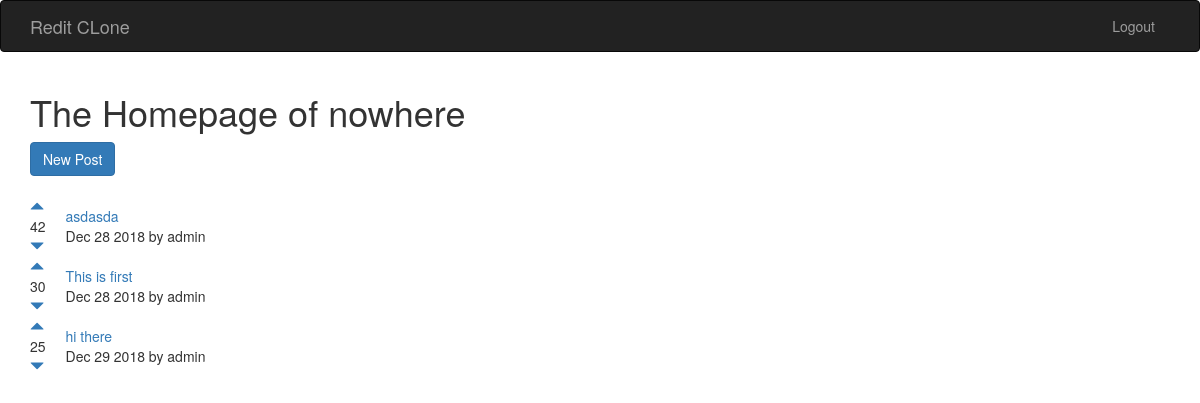
The app's page / (signed in) with its own data.
### posts/models.py (models this page shows)
class Post(models.Model):
    title = models.CharField(max_length=200)
    url = models.TextField()
    pub_date = models.DateTimeField()
    author = models.ForeignKey(User)
    votes_total = models.IntegerField(default=1)
    def pub_date_pretty(self):
        return self.pub_date.strftime('%b %e %Y')

### posts/views.py (the view)
# urls.py: 2. Add a URL to urlpatterns:  url(r'^$', views.home, name='home')
def home(request):
    posts = Post.objects.order_by('-votes_total')
    return render(request, 'posts/home.html', {'posts':posts})

### posts/templates/posts/home.html (shortened to what this page needs)
{% extends 'base.html' %}
{% block content %}
<h1>The Homepage of nowhere</h1>
<a class="btn btn-primary" href="{% url 'posts:create' %}">New Post</a>
<br/>
<br/>
{% for post in posts.all %}
<table>
    <tr>
        <td style="padding-right: 20px;"><a href="#" onClick="document.getElementById('upvote{{ post.id }}').submit()"><span class="glyphicon glyphicon-triangle-top" aria-hidden="true"></span></a><br/> {{ post.votes_total}} <br/><a href="#" onClick="document.getElementById('downvote{{ post.id }}').submit()"><span class="glyphicon glyphicon-triangle-bottom" aria-hidden="true"></span></a></td>
        <td><a href="{{ post.url }}" >{{ post.title }}</a><br/>{{ post.pub_date_pretty }} by {{ post.author.username }}</td>
    </tr>
</table>
{% endfor %}
{% endblock %}

### records on screen
Post: votes_total "42", title "asdasda", pub_date_pretty "Dec 28 2018", author.username "admin"
Post: votes_total "30", title "This is first", pub_date_pretty "Dec 28 2018", author.username "admin"
Post: votes_total "25", title "hi there", pub_date_pretty "Dec 29 2018", author.username "admin"
